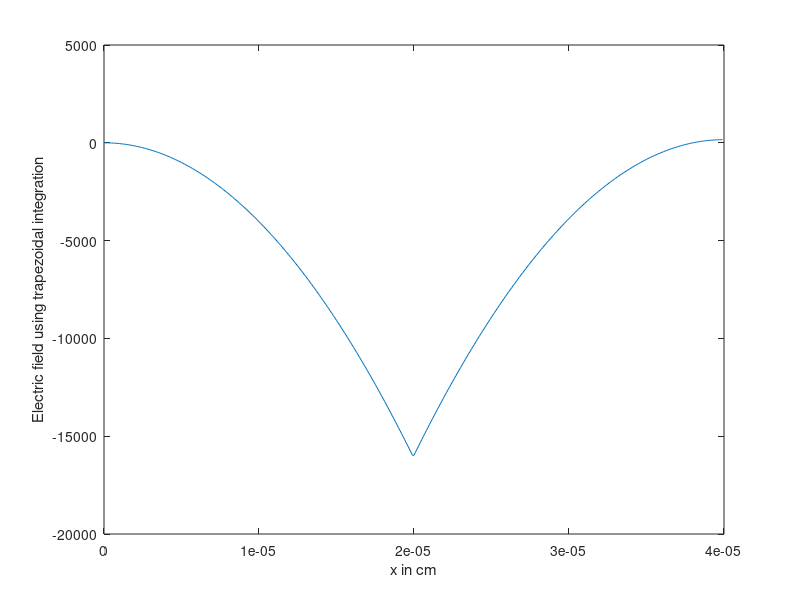
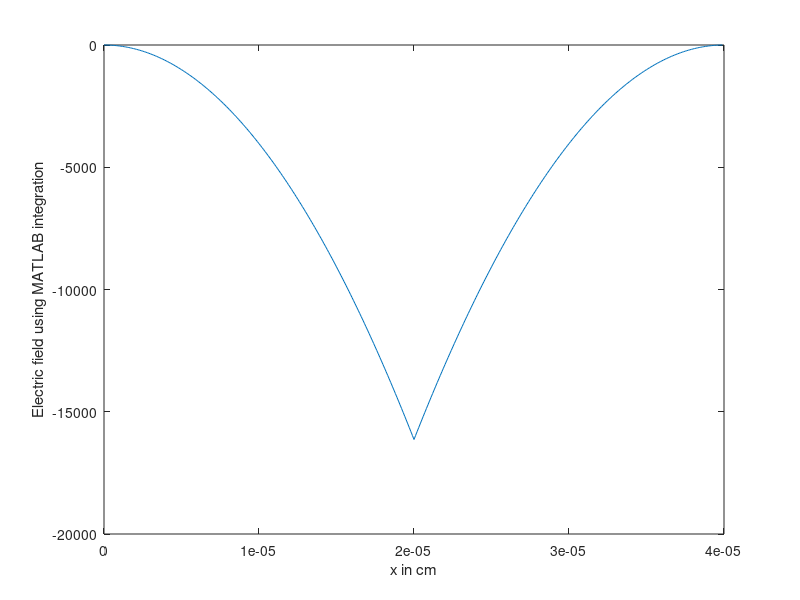

These charts were generated, in order, by the following MATLAB code:
clear;
q = 1.6*10^-19;
epsilon = 8.854*10^-14; %cm^-1
epsi = 11.2*epsilon;
NA = 10^16; %cm^-3
ND = 10^16; %cm^-3
xp = 200*10^-7; %cm xp is length of ptype region 0-xp is ptype
xn = 200*10^-7; %cm xp is length of ntype region xp-xp+xn is ntype
l = xp+xn; %cm %length of junction
x = 1*10^-7; %cm %grid spacing
deltx = 10^-7; %cm
nx = (l/x); %number of grid points
xgrid = linspace(0,xp+xn-x,nx);
roh(1:xp/x) =  -(q*NA/xp).*xgrid(1:xp/x);
roh((xp/x)+1:((xn+xp)/x)) =  -(q*ND/xn).*(xgrid((xp/x)+1:((xn+xp)/x))-xn-xp);
%plot(xgrid, roh); 
%integration using trapezoidal rule
E(1:nx) = 0;
E(1) = 0;
for i=2:nx
    E(i) = E(i-1)+(deltx/(2*epsi))*(roh(i-1)+roh(i));
end

figure(1);
plot(xgrid,E);
xlabel('x in cm')
ylabel('Electric field using trapezoidal integration')

%integration using matlab function
fun1 = @(X) -(q*NA*X)/(xp*epsi);
fun2 = @(X) (q*ND*(xn+xp-X))/(xn*epsi);
i = 1;
xx = 0;
while xx<xp
    Ei(i) = integral(fun1, 0, xx);
    i = i+1;
    xx = xx+x;
end
while xx<xp+xn
    Ei(i) = integral(fun1, 0, xp)+integral(fun2, xp, xx);
    i = i+1;
    xx = xx+x;
end
figure(2);
plot(xgrid,Ei);
xlabel('x in cm')
ylabel('Electric field using MATLAB integration')




